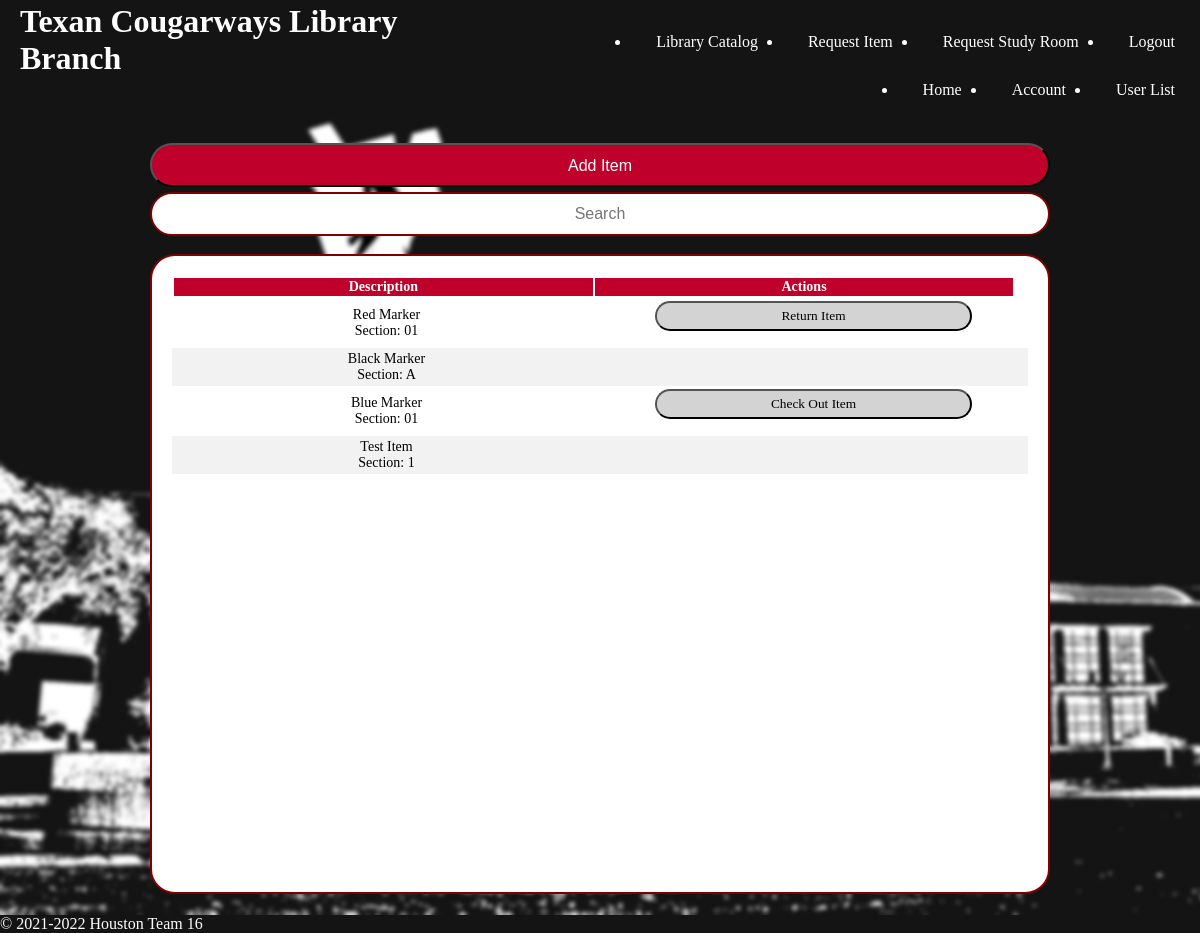
/pages/itemPage/requestItemAdmin.php (signed in), run on an earlier commit of the app's database.
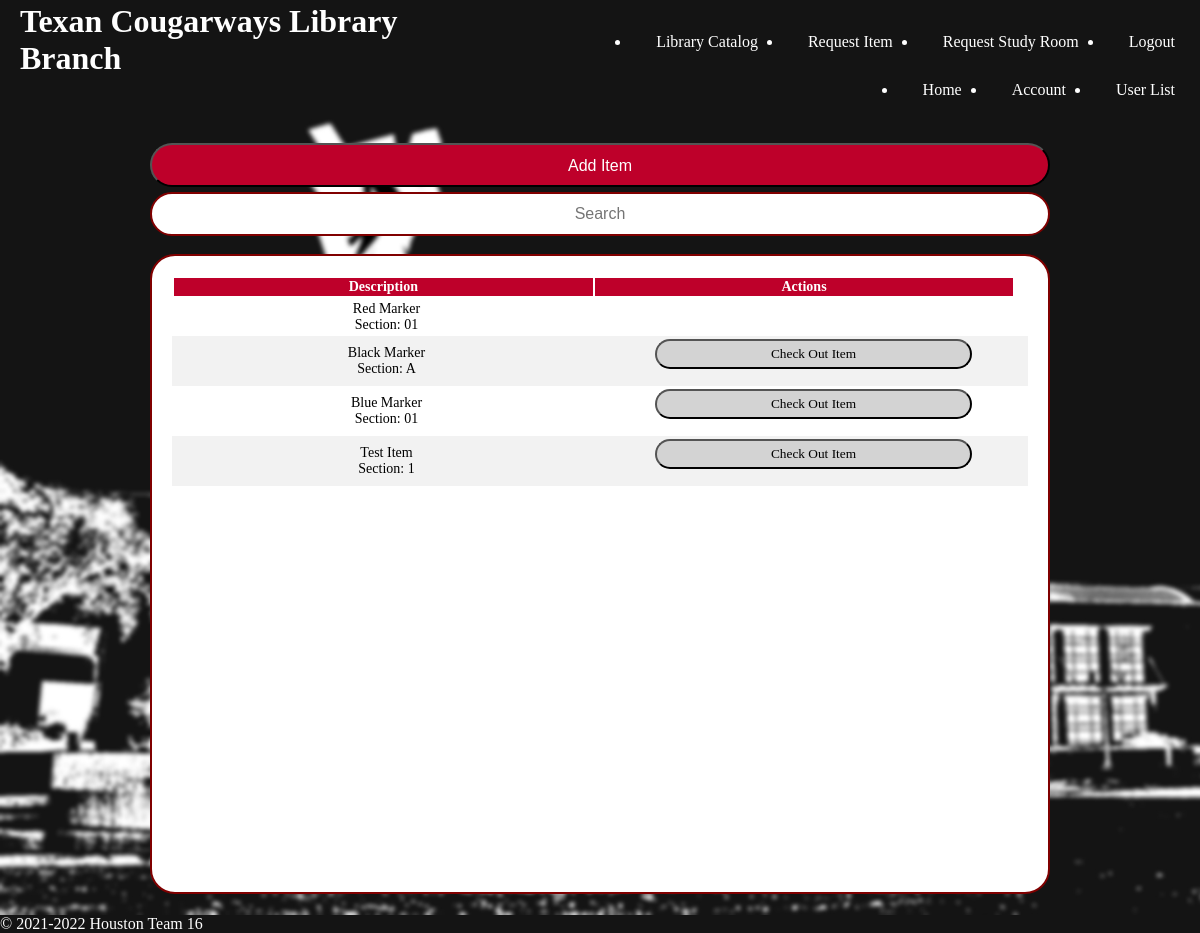
And on a later commit of the database.
### tables this page shows
CREATE TABLE `item` (
  `itemID` smallint UNSIGNED NOT NULL,
  `itemName` varchar(100) NOT NULL,
  `itemSection` varchar(5) NOT NULL,
  `userID` mediumint UNSIGNED NOT NULL,
  `checkOutDate` date NOT NULL,
  `returnDate` date NOT NULL
);

### pages/itemPage/requestItemAdmin.php (the view, shortened to what this page needs)
<?php
    require_once('../../dbConn/dbConn2.php');
?>
	<html style="width: 100vw;">
		<head>
			<link rel="stylesheet" href="../../styling/requestItem.css">
		</head>
		<body>
			<header>
				<h1> Texan Cougarways Library Branch </h1>
				<nav id = "navbar">
					<?php
                        require "../adminHeader.php";
                    ?>
				</nav>
			</header>
			<main>
				<br>
                <div>
                    <input type="submit" id = "addItem" onclick="location.href='addItem.php'" value="Add Item">
                </div>
                <div>
                    <input type = "text" id = "myInput" onkeyup = "searchFunction()" placeHolder = "Search">
                </div>
                <br>
                <div class="displaysearch">
                    <table id="searchtable" class="searchtable" style="color:black">
                        <thead>
                            <tr>
                                <th>Description</th>
                                <th>Actions</th>
                            </tr>
                        </thead>
                        <tbody>
                            <?php
                                $sql = "SELECT itemID, itemName, itemSection, userID FROM item";
                                $result = mysqli_query($connection, $sql);
                                if(mysqli_num_rows($result) > 0)
                                {
                                    while($row = mysqli_fetch_assoc($result))
                                    {
                                        echo "<tr>";
                                        echo "<td>" . $row['itemName'] . "<br>" . "Section: " . $row['itemSection'] . "<br>" . "</td>";
                                        echo "<td style='text-align: center'>";
                                        if($row['userID'] == 0)
                                        {
                                            echo "<form action='checkOutItem.php' method = 'POST'>
                                        <input type='hidden' name='itemID' value=\"";echo $row['itemID']; echo"\">
                                        <input type=submit value='Check Out Item' style='margin: 0 auto; width: 75%; background-color:lightgrey;                                                    border-radius: 25px; border: 2px solid medium; padding: 5px; font-family: Geneva;'> </form>";
                                        }
                                        else if($row['userID'] == $_SESSION['userID'])
                                        {
                                            echo "<form action='returnItem.php' method = 'POST'>
                                        <input type='hidden' name='itemID' value=\"";echo $row['itemID']; echo"\">
                                        <input type=submit value='Return Item' style='margin: 0 auto; width: 75%; background-color:lightgrey;                                                    border-radius: 25px; border: 2px solid medium; padding: 5px; font-family: Geneva;'> </form>";
                                        }
                                        echo "</td>";
                                        echo "</tr>";
                                    }
                                }
                            ?>
                        </tbody>
                      </table>
                </div>
			</main>
			<footer>
				<p id = "copyrightinfo"> © 2021-2022 Houston Team 16 </p>
			</footer>
		</body>
	</html>

### pages/adminHeader.php (shortened to what this page needs)
<ul>
    <li class = "navli"> <a href = "../loginPage/logout.php"> Logout </a></li>
    <li class = "navli"> <a href = "../studyRoomPage/requestStudyRoomAdmin.php"> Request Study Room </a></li>
    <li class = "navli"> <a href = "../itemPage/requestItemAdmin.php"> Request Item </a></li>
    <li class = "navli"> <a href = "../catalogPage/libraryCatalogAdmin.php"> Library Catalog </a></li>
    <li class = "navli"> <a href = "../userListPage/userListAdmin.php"> User List </a></li>
    <li class = "navli"> <a href = "../accountInfoPage/adminInfo.php"> Account </a></li>
    <li class = "navli"> <a href = "../../adminPortal.php"> Home </a></li>
</ul>

### styling/requestItem.css (style rules this page uses)
body { margin: 0px; overflow-x: hidden; color: white; }
header { background-color: #141414; width: 100vw; padding-bottom: 0px; padding-top: 3px; display: flex; }
main { background-image: url("../images/backgroundblur.jpg"); background-size: cover; height: 100%; display: block; align-items: center; }
h1 { width: 40%; margin: 0px; padding-left: 20px; }
#navbar { width: 60%; }
.navli { float: right; }
.navli a { display: block; text-align: center; padding: 14px 25px; color: white; text-decoration: none; }
.navli::after { content: ""; display: block; transition: transform 0.4s; width: 100%; height: 2px; background-color: #4E4E4E; transform: scaleX(0); transform-origin: bottom right; }
#myInput { font-size: 16px; text-align: center; display: block; width: 75vw; height: 5%; margin: 0 auto; border-radius: 25px; border: 2px solid maroon; padding: 20px; }
#addItem { line-height: 1px; font-size: 16px; text-align: center; display: block; width: 75vw; height: 5%; margin: 0 auto; margin-bottom: 5px; margin-top: 10px; color: white; background-color: rgb(190, -0, 42); border-radius: 25px; border: 2px solid medium; padding: 20px; }
.displaysearch { height: 70vh; }
.searchtable { text-align: center; font-family: Geneva; font-size: 14; margin: 0 auto; display: flex; flex-flow: column; height: 80vh; width: 75vw; background-color: white; border-radius: 25px; border: 2px solid maroon; padding: 20px; }
.searchtable thead { flex: 0 0 auto; width: calc(100% - 0.9em); }
.searchtable tbody { height: 70vh; flex: 1 1 auto; display: block; overflow-y: scroll; }
.searchtable tbody tr { width: 100%; }
.searchtable thead, .searchtable tbody tr { display: table; table-layout: fixed; }
th { color: white; background: rgb(190, -0, 42); }
footer { background-color: #141414; margin: 0px; }
#copyrightinfo { margin: 0px; }
tr:nth-child(even) { background-color: #f2f2f2 }

What changed in the data, as far as the page shows it:
changed item "Red Marker": userID 1 → 3 (drawn); value "Return Item" → (not shown)
changed item "Black Marker": userID 2 → 0 (drawn); value (not shown) → "Check Out Item"
changed item "Test Item": userID 3 → 0 (drawn); value (not shown) → "Check Out Item"
